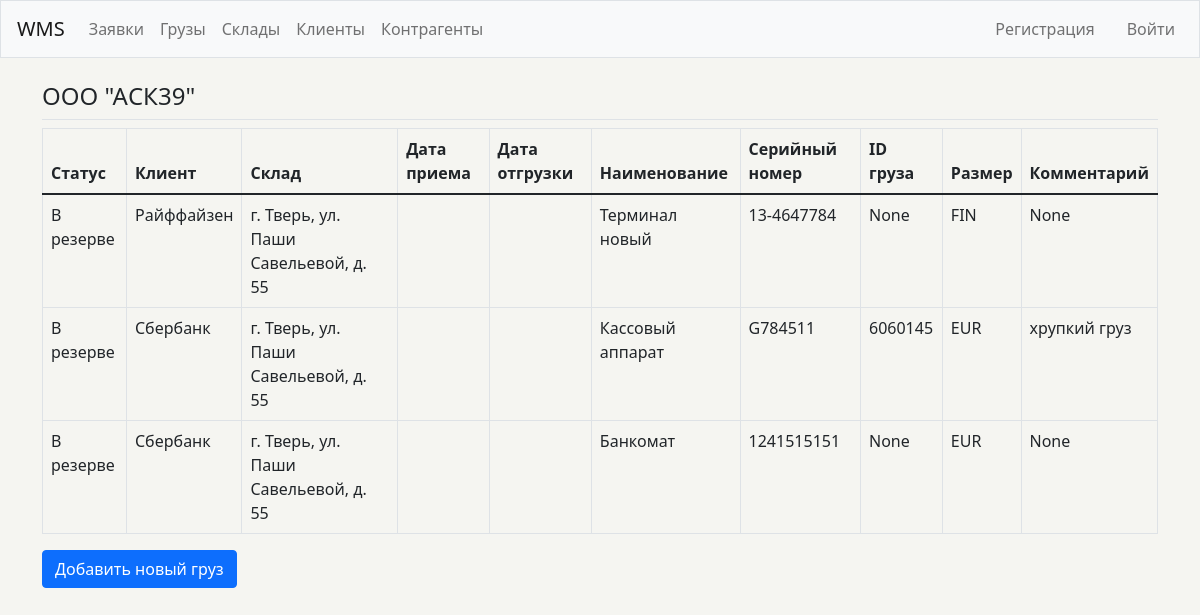
/contractors/1/, run on an earlier commit of the app's database.
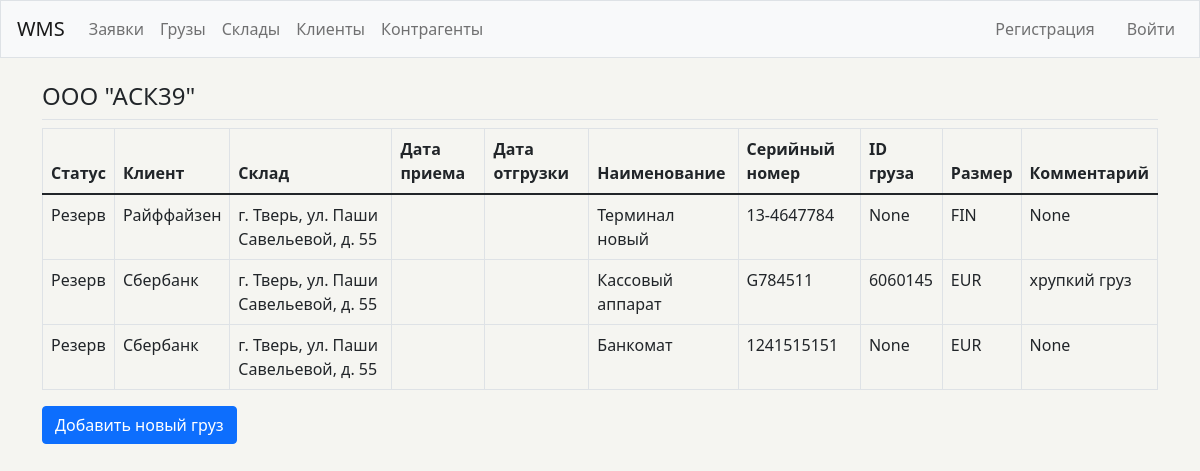
And on a later commit of the database.
### wms/models.py (models this page shows, shortened)
class Atm(models.Model):
    status = models.CharField(
        max_length=10,
        choices=Status.choices,
        default=Status.in_reserve,
    )
    client = models.ForeignKey(Client, on_delete=models.SET_NULL, null=True)
    storage = models.ForeignKey(Storage, on_delete=models.SET_NULL, null=True)
    name = models.CharField(max_length=200)
    serial_num = models.CharField(max_length=200)
    atm_id = models.CharField(max_length=200, blank=True, null=True)
    size = models.CharField(
        max_length=10,
        choices=Size.choices,
        default=Size.EUR,
    )
    commentary = models.CharField(max_length=200, blank=True, null=True)

class Client(models.Model):
    name = models.CharField(max_length=200)
    pub_date = models.DateTimeField('date published', auto_now_add=True)
    def __str__(self):
        return self.name

class Storage(models.Model):
    contractor = models.ForeignKey(Contractor, on_delete=models.SET_NULL, null=True)
    address = models.CharField(max_length=200)
    rate_pallet = models.DecimalField(max_digits=9999, decimal_places=2, null=True)
    rate_oversize_pallet = models.DecimalField(max_digits=9999, decimal_places=2, null=True)
    rate_volume = models.DecimalField(max_digits=9999, decimal_places=2, null=True)
    rate_in = models.DecimalField(max_digits=9999, decimal_places=2, null=True)
    rate_out = models.DecimalField(max_digits=9999, decimal_places=2, null=True)
    rate_oversize_in = models.DecimalField(max_digits=9999, decimal_places=2, null=True)
    rate_oversize_out = models.DecimalField(max_digits=9999, decimal_places=2, null=True)
    def __str__(self):
        return self.address

### wms/views.py (the view)
# urls.py: path('contractors/<int:contractor_id>/', views.contractor, name='contractor'),
def contractor(request, contractor_id):
    contractor = Contractor.objects.get(id=contractor_id)
    storages = Storage.objects.get(id=contractor_id)
    atms = storages.atm_set.order_by('storage')
    context = {'contractor': contractor, 'storages': storages, 'atms': atms}
    return render(request, 'wms/contractor.html', context)

### wms/models.py (called while the page is built)
    def __str__(self):
        return self.name

### wms/templates/wms/contractor.html
{% extends "wms/base.html" %}
{% block page_header %}
  <h4>{{ contractor }}</h4>
{% endblock page_header %}
{% block content %}
<table class="table table-bordered">
  <thead>
    <tr>
      <th scope="col">Статус</th>
      <th scope="col">Клиент</th>
      <th scope="col">Склад</th>
      <th scope="col">Дата приема</th>
      <th scope="col">Дата отгрузки</th>
      <th scope="col">Наименование</th>
      <th scope="col">Серийный номер</th>
      <th scope="col">ID груза</th>
      <th scope="col">Размер</th>
      <th scope="col">Комментарий</th>
    </tr>
  </thead>
  <tbody>
    {% for atm in atms %}
      <tr>
        <td>{{ atm.status }}</td>
        <td>{{ atm.client }}</td>
        <td>{{ atm.storage }}</td>
        <td>{{ atm.date_in|date:'d.m.Y' }}</td>
        <td>{{ atm.date_out|date:'d.m.Y' }}</td>
        <td>{{ atm.name }}</td>
        <td>{{ atm.serial_num }}</td>
        <td>{{ atm.atm_id }}</td>
        <td>{{ atm.size }}</td>
        <td>{{ atm.commentary }}</td>
      </tr>
    {% empty %}
      <tr>
        <td>Не добавлено ни одного груза. Добавьте первый груз.</td>
      </tr>
    {% endfor %}
  </tbody>
</table>
<div>
  <a class="btn btn-primary mb-3" href="{% url 'wms:new_atm' %}">Добавить новый груз</a>
</div>
{% endblock content %}

What changed in the data, as far as the page shows it:
changed Atm "Терминал новый": status "В резерве" → "Резерв"
changed Atm "Кассовый аппарат": status "В резерве" → "Резерв"
changed Atm "Банкомат": status "В резерве" → "Резерв"
